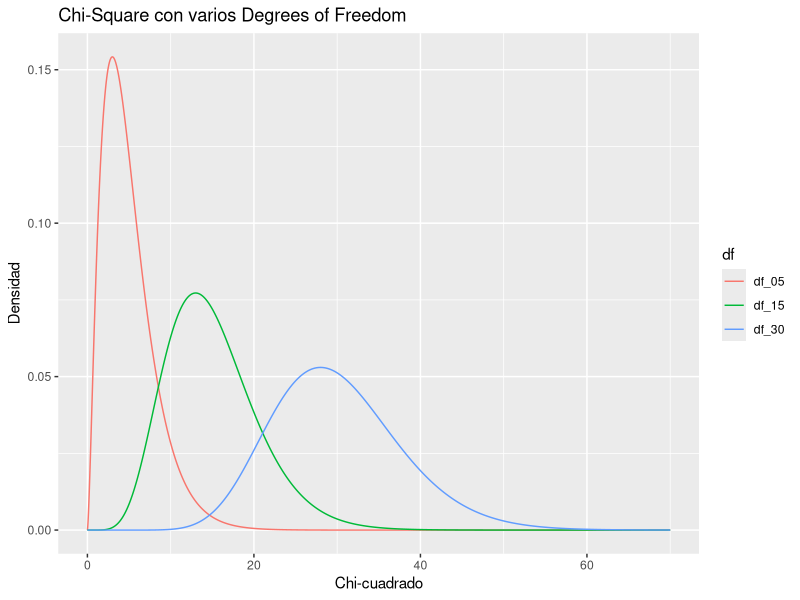

Here is the R script that generated this plot:
## ---- chunk 1
# BNC> count FICTION by word %c > "| wc -l";
# 131476
# BNC> count NEWS by word %c  > "| wc -l";
# 152648
## ---- chunk 2
# BNC> [ word = ".+icles?" %c ] ;
# BNC> size Last ;
# 20854
# BNC> group Last match word > "icle-hits.txt";
## ---- chunk 3
# BNC> define $stopword < "not-instances-of-mini.txt" ;
# BNC> MINI1 = [ word="mini(-)?.+" %c & word != RE($stopword) %c] ;
# BNC> size MINI1
# 1840
# BNC> count MINI1 by word %c > "| wc -l";
# 510
## ---- chunk 4
# BNC> randomize 37;
# BNC> ICLE = [ word = ".+icles?" %c ] ;
# BNC> reduce ICLE to 1840 ;
# BNC> group ICLE match word > "icle1840.txt";
## ---- chunk 5
# DICKENS> PhrasalV = @[ pos="V.*" & lemma != "be" ] [ word="out" ] [ word != "that"];
# DICKENS> group PhrasalV target lemma cut 100 ;
## ---- chunk 6
# BROWN> NONPUNCT = [ pos != "(\.|\(|\)|\*|--|\,|:|``|''|')(-(HL|TL|NC)){0,2}" ] ;
# BROWN> count NONPUNCT by word %c ;
## ---- chunk 7
# BROWN> count NONPUNCT by word %c > "| egrep '^1[[:blank:]]' | wc -l" ;
# 22012
# BROWN> count NONPUNCT by word %c > "|  wc -l" ;
# 49804
## ---- chunk 8
# BROWN> count NONPUNCT by word %c > "| awk '{print $1,$2}' > brown-nonpunct.cnt" ;
## ---- chunk 9
# laptop% scp ugaMyID@corpus.uga.edu:brown-nonpunct.cnt .
## ---- chunk 10
# library(ggplot2)
# brown <- read.table("brown-nonpunct.cnt",header=F,colClasses=c("integer","character"),sep=" "))
# names(brown) <- c("attestations","word")
# quickplot(1:100,brown$attestations[1:100],main="Brown corpus",xlab="rank",ylab="attestations",log="xy",geom=c("point","smooth"),method="lm",se=F)
## ---- chunk 11
#> Sys.setenv("CORPUS_REGISTRY" = "/Volumes/cwb_registry/mac_registry") # or "R:/windows_registry" if you are running Windows
#> Sys.getenv("CORPUS_REGISTRY") # check that it was successfully set
## ---- chunk 12
#> library(polmineR)
## ---- chunk 13
#> corpus()
## ---- chunk 14
#> kwic("DICKENS","door-nail")
#> kwic("DICKENS",query="door-nail")
## ---- chunk 15
#> count("DICKENS",query="nail")
#> count("DICKENS",query="nails")
#> count("DICKENS",query='"nails?"',cqp=TRUE)
#> count("DICKENS",query=' [word="nails?"] ',cqp=T)
## ---- chunk 16
#> ail<-count("DICKENS",query=c("nail","nails"))
## ---- chunk 17
#> i  <- nail$query=="nails"
#> i
## ---- chunk 18
#> nail[i]
## ---- chunk 19
#> rsc  <-  corpus("RSC")
#> show_info(rsc)
#> s_attributes(rsc)
## ---- chunk 20
#> divers  <- dispersion("RSC",query='divers',s_attribute="text_year")
#> head(divers)
## ---- chunk 21
#> barplot(height = divers$count, names.arg = divers$text_year, las = 2)
## ---- chunk 22
# everything is NA
#> w_count <- rep(NA,times=size("WUTHERING"))
 # until Healthcliff is mentioned
#> where_he_is_mentioned  <- cpos("WUTHERING","Heathcliff")[,1]
 # set all of those corpus positions to the value 1
#> w_count[where_he_is_mentioned] <- 1
 #Your plot may also appear a lot taller (or thicker) than the one seen here.
#> plot(w_count,main="Gráfica de dispersión de `Healthcliff` en Wuthering Heights",xlab="Duración de la Novela",ylab="Healthcliff",type="h",ylim=c(0,1),yaxt='n')
## ---- chunk 23
# everything is NA
#> w_count2 <- rep(NA,times=size("WUTHERING"))
 # until Edgar is mentioned
#> where_edgar_is_mentioned  <- cpos("WUTHERING","Edgar")[,1]
 # set all of those corpus positions to the value 1
#> w_count2[where_edgar_is_mentioned] <- 1
 #Your plot may also appear a lot taller (or thicker) than the one seen here.
#> plot(w_count2,main="Gráfica de dispersión de `Edgar` en Wuthering Heights",xlab="Duración de la Novela",ylab="Edgar",type="h",ylim=c(0,1),yaxt='n')
## ---- chunk 24
#> count("BNC",query="breakfast")
## ---- chunk 25
#> bkf_by_text  <- dispersion("BNC","breakfast",s_attribute="text_id")
#> head(bkf_by_text)
## ---- chunk 26
#> texts_where_bkfast_is_mentioned  <- bkf_by_text[bkf_by_text$count > 0]
#> total_number_texts  <-  length(unique(bkf_by_text$text_id))
#> number_bkfast_texts  <- length(unique(texts_where_bkfast_is_mentioned$text_id))
#> (number_bkfast_texts/total_number_texts)*100
#[1] 25.58656
## ---- chunk 27
# lovely <- dispersion("BNC", query = "lovely", s_attribute = "text_author_sex")
# ace <- dispersion("BNC", query = "ace", s_attribute = "text_author_sex")
## ---- chunk 28
#> four_counts  <- c(lovely[text_author_sex=="male"]$count,ace[text_author_sex=="male"]$count,lovely[text_author_sex=="female"]$count,ace[text_author_sex=="female"]$count)
#> T <- matrix(four_counts,ncol=2)
  # add names for the table's columns and rows
#> rownames(T) <- c("lovely", "ace")
#> colnames(T) <- c("male", "female")
#> T
#       male female
#lovely  751   1337
#ace      48     19
## ---- chunk 29
#> marginSums(T,1)
#lovely    ace 
#  2088     67 
#> marginSums(T,2)
#  male female 
#   799   1356
## ---- chunk 30
#> prop.table(T)
#             male      female
#lovely 0.34849188 0.620417633
#ace    0.02227378 0.008816705
## ---- chunk 31
# must <- dispersion("BNC", query = "must", s_attribute = "text_text_type")
# needto <- dispersion("BNC", query = "'need' 'to'", s_attribute = "text_text_type")
## ---- chunk 32
articlechoice  <- read.csv(file="the_a(n).csv",header=T)
# articlechoice es ahora un data frame con columnas y filas que tienen los títulos indicados en el archivo (CSV)
articlechoice$Article_type  <- as.factor(articlechoice$Article_type)
articlechoice$Context_type  <- as.factor(articlechoice$Context_type)
## ---- chunk 33
def_by_cntx  <-  with(articlechoice,table(Context_type,Article_type))
def_by_cntx
## ---- chunk 34
definiteness  <- marginSums(def_by_cntx,2)
definiteness
definiteness[["a_indefinite"]] / sum(definiteness)
## ---- chunk 35
cntx  <-  marginSums(def_by_cntx,1)
cntx
cntx[["b_determined"]] / sum(cntx)
## ---- chunk 36
library(dplyr)
library(ggplot2)
library(tidyr)
data.frame(chisq = 0:7000 / 100) %>% 
  mutate(df_05 = dchisq(x = chisq, df = 5),
         df_15 = dchisq(x = chisq, df = 15),
         df_30 = dchisq(x = chisq, df = 30)) %>%
  gather(key = "df", value = "density", -chisq) %>%
  ggplot() +
  geom_line(aes(x = chisq, y = density, color = df)) +
  labs(title = "Chi-Square con varios Degrees of Freedom",
       x = "Chi-cuadrado",
       y = "Densidad")
## ---- chunk 37
chisq.test(def_by_cntx,correct=F)
## ---- chunk 38
result  <- chisq.test(def_by_cntx)
E  <- result$expected
O <- result$observed
sum((O - E)^2 / E)
## ---- chunk 39
pchisq(85.249,df=1,lower.tail=F)
